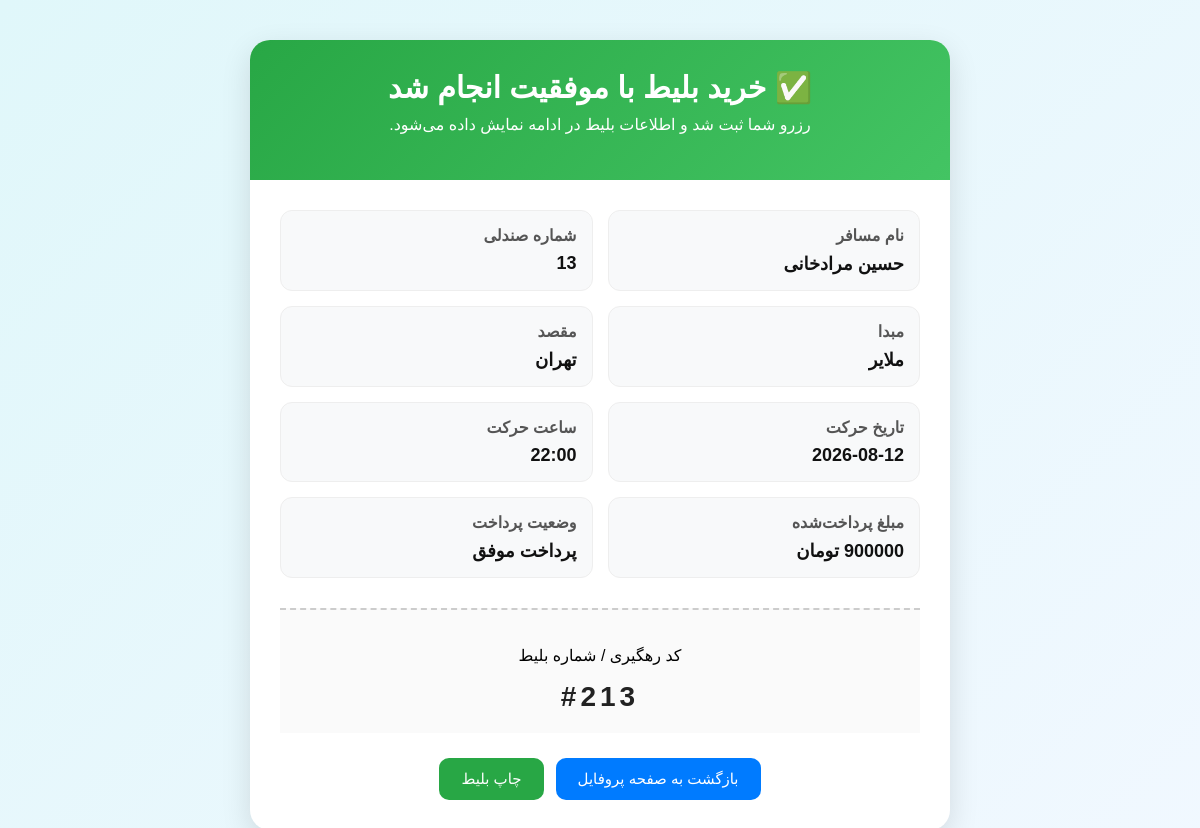
The app's page /bookings/ticket-success/2/ with its own data.
### bookings/models.py (models this page shows, shortened)
class Ticket(models.Model):
    booking=models.ForeignKey(Booking,on_delete=models.CASCADE,related_name="tickets")
    trip=models.ForeignKey("trips.Trip",on_delete=models.PROTECT,related_name="tickets")
    full_name=models.CharField(max_length=120)
    national_code=models.CharField(max_length=10)
    seat_number=models.PositiveSmallIntegerField()
    class Meta:
        constraints=[
            models.UniqueConstraint(fields=["trip","seat_number"],name="unique_seat_per_trip"),
        ]

class Booking(models.Model):
    class Status(models.TextChoices):
        PENDING="PENDING","در انتظار پرداخت"
        PAID="PAID","پرداخت شده"
        CANCELED="CANCELED","لغو شده"
        REFUNDED="REFUNDED","مسترد شده"
    user=models.ForeignKey(settings.AUTH_USER_MODEL,on_delete=models.PROTECT,related_name="bookings")
    trip=models.ForeignKey("trips.Trip",on_delete=models.PROTECT,related_name="bookings")
    status=models.CharField(max_length=20,choices=Status.choices,default=Status.PENDING)
    created_at=models.DateTimeField(auto_now_add=True)
    total_amount=models.PositiveIntegerField(default=0)

class Payment(models.Model):
    class Status(models.TextChoices):
        INITIATED="INITIATED","شروع شده"
        SUCCESS="SUCCESS","موفق"
        FAILED="FAILED","ناموفق"
    booking=models.OneToOneField(Booking,on_delete=models.CASCADE,related_name="payment")
    status=models.CharField(max_length=20,choices=Status.choices,default=Status.INITIATED)
    amount=models.PositiveIntegerField()
    gateway=models.CharField(max_length=50,default="mock")
    ref_id=models.CharField(max_length=100,blank=True,null=True)
    created_at=models.DateTimeField(auto_now_add=True)
    paid_at=models.DateField(blank=True,null=True)

### trips/models.py (models this page shows, shortened)
class Trip(models.Model):
    origin=models.ForeignKey(City,on_delete=models.PROTECT,related_name="departing_trips")
    destination=models.ForeignKey(City,on_delete=models.PROTECT,related_name="arriving_trips")
    bus=models.ForeignKey(Bus,on_delete=models.PROTECT,related_name="trips")
    available_seats=models.PositiveBigIntegerField(default=40)
    departure_datetime=models.DateTimeField()
    arrival_datetime=models.DateTimeField(blank=True,null=True)
    price=models.PositiveIntegerField()
    is_active=models.BooleanField(default=True)
    class Meta:
        indexes=[
            models.Index(fields=["origin","destination","departure_datetime"]),
        ]

class City(models.Model):
    name=models.CharField(max_length=100,unique=True)
    slug=models.SlugField(max_length=120,unique=True)
    def __str__(self):
        return self.name

### bookings/views.py (the view)
# urls.py: path('ticket-success/<int:ticket_id>/',views.ticket_success,name='ticket_success'),
def ticket_success(request,ticket_id):
    ticket=get_object_or_404(Ticket,id=ticket_id)
    return render(request,'bookings/ticket_success.html',{'ticket':ticket})

### bookings/templates/bookings/ticket_success.html (shortened to what this page needs)
<!DOCTYPE html>
<html lang="fa" dir="rtl">
<head>
</head>
<body>
<div class="success-container">
    <div class="success-header">
        <h1>✅ خرید بلیط با موفقیت انجام شد</h1>
        <p>رزرو شما ثبت شد و اطلاعات بلیط در ادامه نمایش داده می‌شود.</p>
    </div>
    <div class="ticket-body">
        <div class="ticket-info">
            <div class="info-box">
                <strong>نام مسافر</strong>
                <span>{{ ticket.full_name }}</span>
            </div>
            <div class="info-box">
                <strong>شماره صندلی</strong>
                <span>{{ ticket.seat_number }}</span>
            </div>
            <div class="info-box">
                <strong>مبدا</strong>
                <span>{{ ticket.trip.origin }}</span>
            </div>
            <div class="info-box">
                <strong>مقصد</strong>
                <span>{{ ticket.trip.destination }}</span>
            </div>
            <div class="info-box">
                <strong>تاریخ حرکت</strong>
                <span>{{ ticket.trip.departure_datetime|date:"Y-m-d" }}</span>
            </div>
            <div class="info-box">
                <strong>ساعت حرکت</strong>
                <span>{{ ticket.trip.departure_datetime|date:"H:i" }}</span>
            </div>
            <div class="info-box">
                <strong>مبلغ پرداخت‌شده</strong>
                <span>{{ ticket.booking.payment.amount }} تومان</span>
            </div>
            <div class="info-box">
                <strong>وضعیت پرداخت</strong>
                <span>پرداخت موفق</span>
            </div>
        </div>
        <div class="barcode">
            <p>کد رهگیری / شماره بلیط</p>
            <div class="barcode-code">#{{ ticket.id }}{{ ticket.seat_number }}</div>
        </div>
        <div class="buttons">
            <a href="{% url 'accounts:profile' %}" class="btn btn-primary">بازگشت به صفحه پروفایل</a>
            <a href="javascript:window.print()" class="btn btn-print">چاپ بلیط</a>
        </div>
    </div>
</div>
</body>
</html>

### bookings/templates/bookings/ticket_success.html (style rules this page uses)
body { margin: 0; font-family: Tahoma, sans-serif; background: linear-gradient(135deg, #e0f7fa, #f1f8ff); padding: 40px; }
.success-container { max-width: 700px; margin: auto; background: #fff; border-radius: 20px; box-shadow: 0 10px 30px rgba(0,0,0,0.12); overflow: hidden; }
.success-header { background: linear-gradient(135deg, #28a745, #43c463); color: white; text-align: center; padding: 30px 20px; }
.success-header h1 { margin: 0; font-size: 30px; }
.success-header p { margin-top: 10px; font-size: 16px; }
.ticket-body { padding: 30px; }
.ticket-info { display: grid; grid-template-columns: 1fr 1fr; gap: 15px; }
.info-box { background: #f8f9fa; padding: 15px; border-radius: 12px; border: 1px solid #eee; }
.info-box strong { display: block; color: #555; margin-bottom: 8px; }
.info-box span { font-size: 18px; color: #111; font-weight: bold; }
.barcode { margin-top: 30px; text-align: center; padding: 20px; background: #fafafa; border-top: 2px dashed #ccc; }
.barcode-code { font-size: 28px; letter-spacing: 4px; font-weight: bold; color: #222; }
.buttons { margin-top: 25px; display: flex; gap: 12px; justify-content: center; flex-wrap: wrap; }
.btn { text-decoration: none; background: #007bff; color: white; padding: 12px 22px; border-radius: 10px; font-size: 15px; transition: 0.3s; }
.btn-print { background: #28a745; }

### records on screen
Ticket: full_name "حسین مرادخانی", seat_number "13", trip.origin "ملایر", trip.destination "تهران", trip.departure_datetime "2026-08-12", trip.departure_datetime "22:00", booking.payment.amount "900000", id "2"
